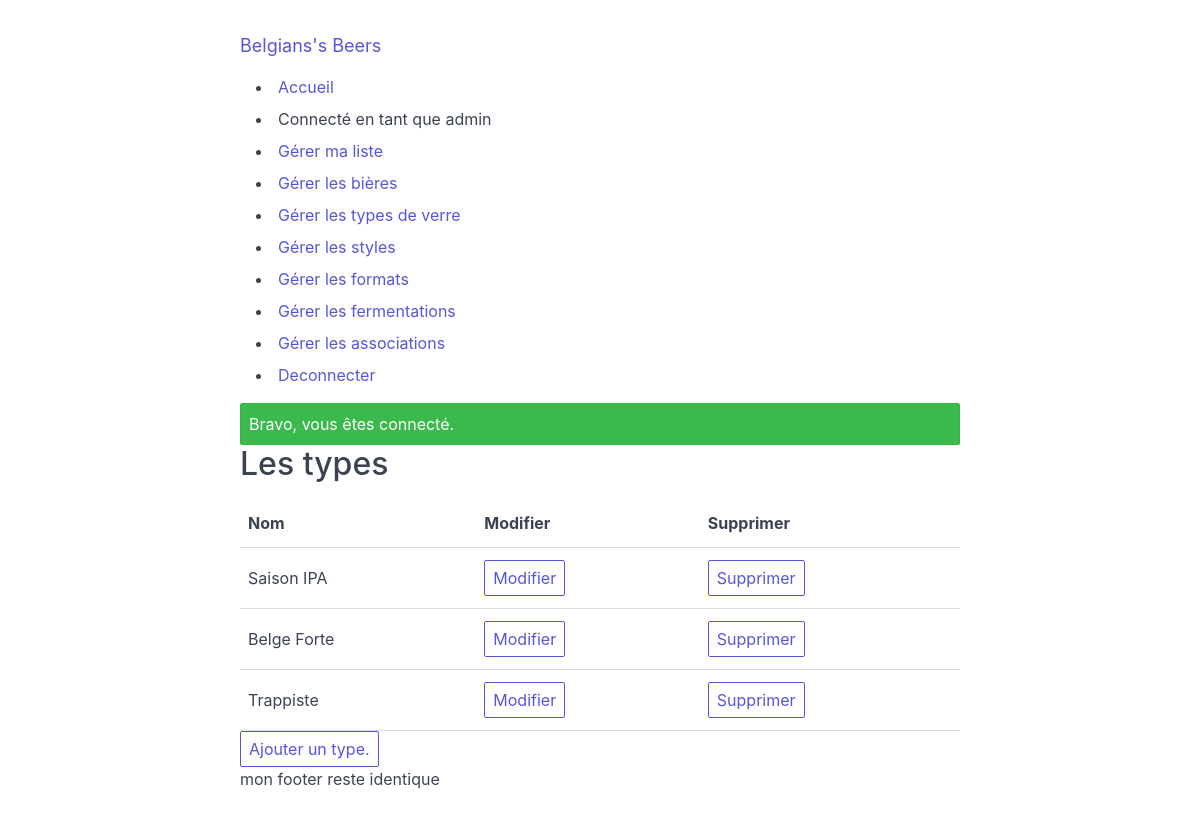
/admin/styles/index.php (signed in), run on an earlier commit of the app's database.
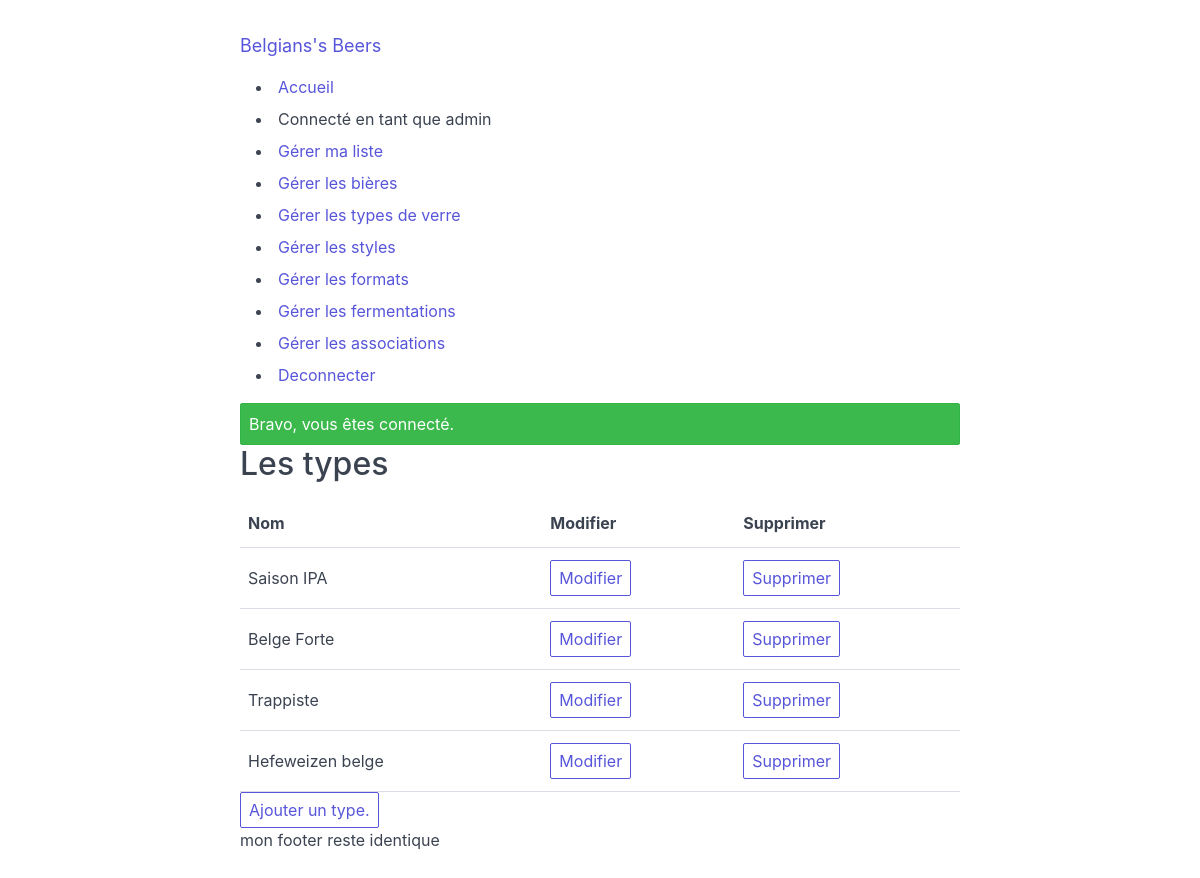
And on a later commit of the database.
### tables this page shows
CREATE TABLE IF NOT EXISTS `beer_styles` (
  `id` int(11) NOT NULL AUTO_INCREMENT,
  `name` varchar(50) NOT NULL,
  PRIMARY KEY (`id`),
  UNIQUE KEY `Style` (`name`)
);

### app/controllers/admin/styles/index.php (called while the page is built, shortened)
<?php
$view['beer_styles'] = BeerStyle::all();
include_once 'views/layouts/default.php';

### public/admin/styles/index.php (called while the page is built, shortened)
<?php
require_once 'controllers/admin/styles/index.php';

### app/models/database.php (called while the page is built, shortened)
<?php
class Database
{
  private static function connectionInit()
  {
    $connection = new PDO("mysql:host=" . self::DB_SERVER . ";dbname=" . self::DB_DATABASE . ";charset=utf8", self::DB_USERNAME, self::DB_PASSWORD);
    return $connection;
  }
  public static function all($table, $order = "id", $limit = 1000)
  {
    $query = self::connectionInit()->prepare("SELECT * FROM `" . $table . "` ORDER BY `" . $order . "` ASC LIMIT " . $limit . "");
    $query->execute();
    return $query->fetchAll(PDO::FETCH_OBJ);
  }
}

### app/models/beerStyle.php (called while the page is built, shortened)
<?php
class BeerStyle
{
  private static function populate($data)
  {
    $item = new self();
    foreach (get_object_vars($item) as $ik => $iv) {
      $item->$ik = isset($data->$ik) ? $data->$ik : $iv;
    }
    return $item;
  }
  public static function all($items = [])
  {
    $datas = Database::all(self::TABLE_NAME);
    foreach ($datas as $data) {
      array_push($items, self::populate($data));
    }
    return $items;
  }
}

### app/views/admin/styles/index.php (the view, shortened to what this page needs)
<h2>Les types</h2>
<table class="table">
  <tr>
    <td><strong>Nom</strong></td>
    <td><strong>Modifier</strong></td>
    <td><strong>Supprimer</strong></td>
</tr>
  <tbody>
    <?php foreach ($view['beer_styles'] as $beer_style) : ?>
      <tr>
        <td><?= $beer_style->name ?></td>
        <td><a class="btn" href="/admin/styles/show.php?id=<?= $beer_style->id ?>">Modifier</a></td>
        <td><a class="btn" href="/admin/styles/destroy.php?id=<?= $beer_style->id ?>">Supprimer</a></td>
      </tr>
    <?php endforeach ?>
  </tbody>
</table>
<a class="btn" href="/admin/styles/new.php">Ajouter un type.</a>

### app/views/layouts/layout-alert.php (shortened to what this page needs)
<?php if (!empty($_SESSION['alert'])) : ?>
  <?php foreach ($_SESSION['alert'] as $alert) : ?>
    <div class="toast toast-<?= $alert['type'] ?>">
      <?= $alert['message'] ?>
    </div>
  <?php endforeach ?>
<?php endif ?>

What changed in the data, as far as the page shows it:
added beer_styles: name "Hefeweizen belge"
